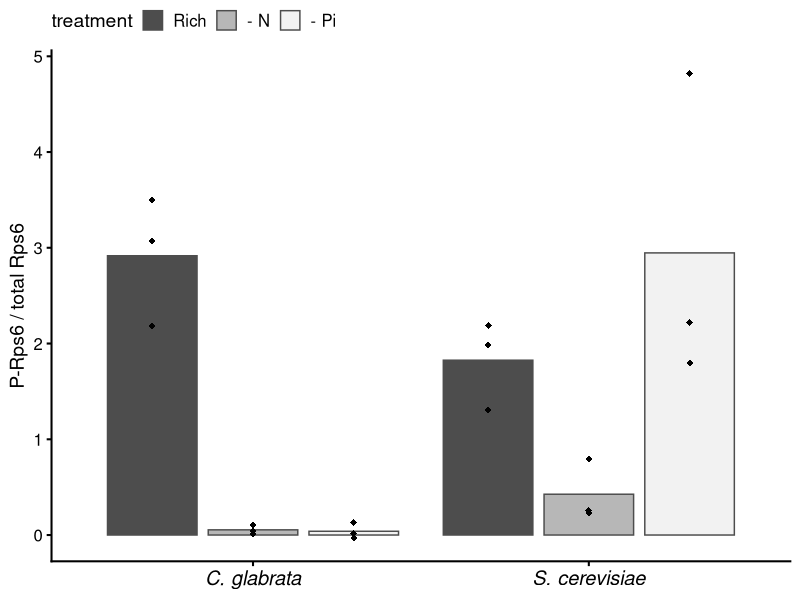
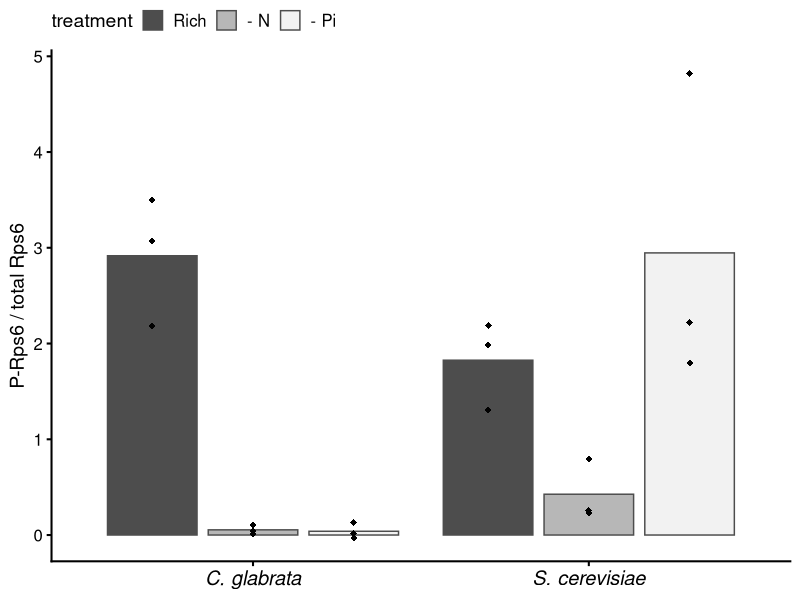
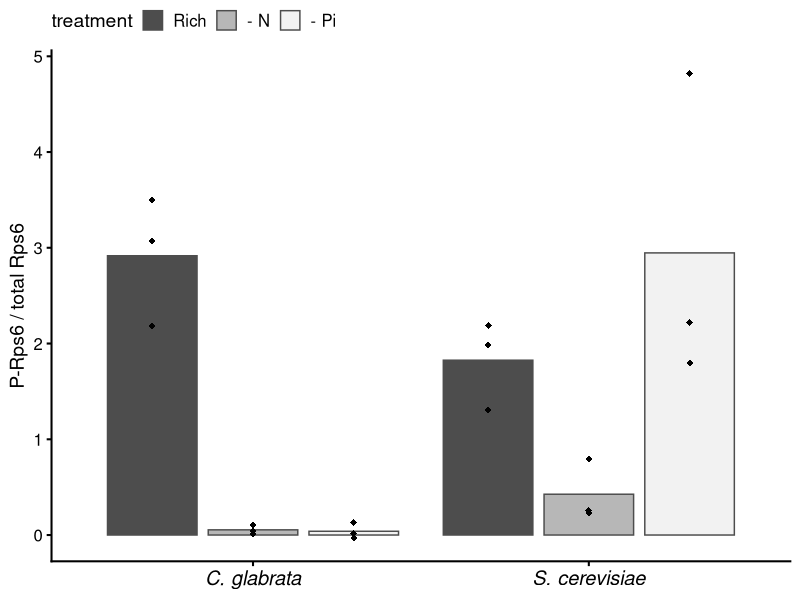
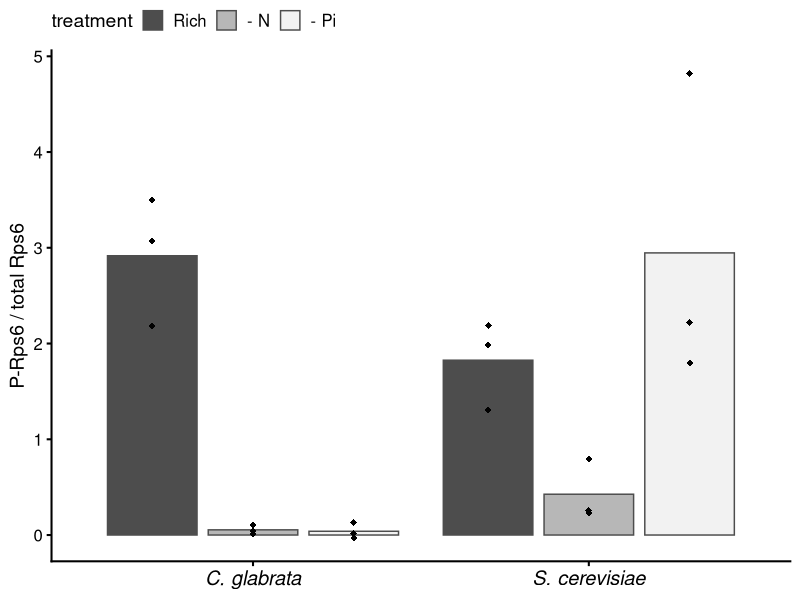

These figures' R source, in order:
## ---- chunk 1
require(tidyverse)
require(cowplot)
## ---- chunk 2
dat <- read_tsv("../input/20221120-Rps6-phospho-WB-quant-combined.txt", col_types = cols())
## ---- chunk 3
dt <- dat %>% 
  mutate(norm.v = signal/whole_prot, .keep = "unused") %>% # remove the variables used to create the new one
  pivot_wider(names_from = target, values_from = norm.v) %>% 
  mutate(PS6.v.tS6 = `P-Rps6` / `total Rps6`,
         species = fct_recode(species, `S. cerevisiae` = "Sc", `C. glabrata` = "Cg"),
         treatment = factor(treatment, levels = c("rich", "noNi", "noPi"), labels = c("Rich", "- N", "- Pi")))
## ---- chunk 4
ggplot(dt, aes(x = species, y = PS6.v.tS6, group = treatment)) +
  geom_bar(aes(fill = treatment), stat = "summary", fun = "mean", 
           position = position_dodge(0.9), width = .8, color = "gray30") +
  geom_point(position = position_dodge(0.9), size = 2, shape = 18) +
  #scale_color_manual(values = c("S. cerevisiae" = "grey20", "C. glabrata" = "orange2")) +
  scale_fill_grey(start = 0.3, end = 0.95) +
  ylab("P-Rps6 / total Rps6") +
  theme_cowplot(line_size = 0.7) +
  theme(axis.title.x = element_blank(),
        axis.text.x = element_text(size = rel(1.2), face = 3),
        legend.position = "top")
ggsave("../output/20221120-Rps6-WB-quant-compare.png", width = 3.5, height = 3.5)
## ---- chunk 5
dat <- read_tsv("../input/20221120-Rps6-phospho-WB-quant-combined.txt", col_types = cols())
## ---- chunk 6
dt <- dat %>% 
  mutate(norm.v = signal/whole_prot, .keep = "unused") %>% # remove the variables used to create the new one
  pivot_wider(names_from = target, values_from = norm.v) %>% 
  mutate(PS6.v.tS6 = `P-Rps6` / `total Rps6`,
         species = fct_recode(species, `S. cerevisiae` = "Sc", `C. glabrata` = "Cg"),
         treatment = factor(treatment, levels = c("rich", "noNi", "noPi"), labels = c("Rich", "- N", "- Pi")))
## ---- chunk 7
ggplot(dt, aes(x = species, y = PS6.v.tS6, group = treatment)) +
  geom_bar(aes(fill = treatment), stat = "summary", fun = "mean", 
           position = position_dodge(0.9), width = .8, color = "gray30") +
  geom_point(position = position_dodge(0.9), size = 2, shape = 18) +
  #scale_color_manual(values = c("S. cerevisiae" = "grey20", "C. glabrata" = "orange2")) +
  scale_fill_grey(start = 0.3, end = 0.95) +
  ylab("P-Rps6 / total Rps6") +
  theme_cowplot(line_size = 0.7) +
  theme(axis.title.x = element_blank(),
        axis.text.x = element_text(size = rel(1.2), face = 3),
        legend.position = "top")
ggsave("../output/20221120-Rps6-WB-quant-compare.png", width = 3.5, height = 3.5)
